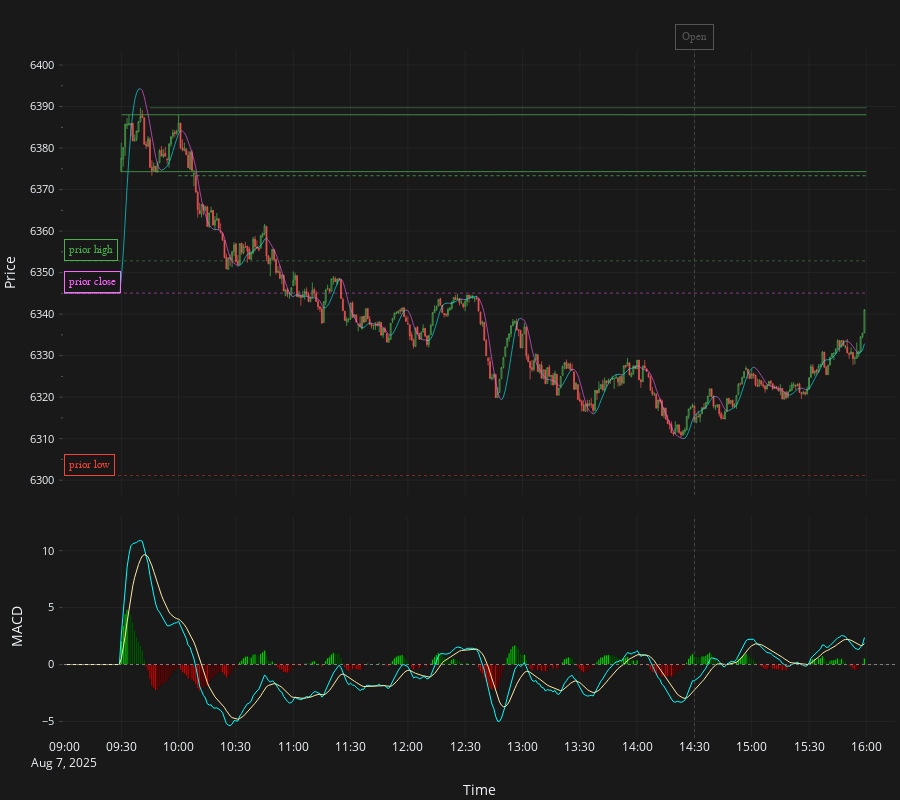

The code cell stored with this chart in its notebook:
### Code cell
candles: pl.DataFrame = streamer.download(
    symbol=candle_symbol,
    start=start,
    stop=stop,
    debug_mode=True,
)

df_macd = macd(
    candles, prior_close=prior_day.close, fast_length=12, slow_length=26, macd_length=9
)

plot_macd_with_hull(
    df_macd,
    pad_value=prior_day.close,
    start_time=start,
    end_time=stop + timedelta(minutes=15),
    horizontal_lines=levels,
    vertical_lines=executions,
)
